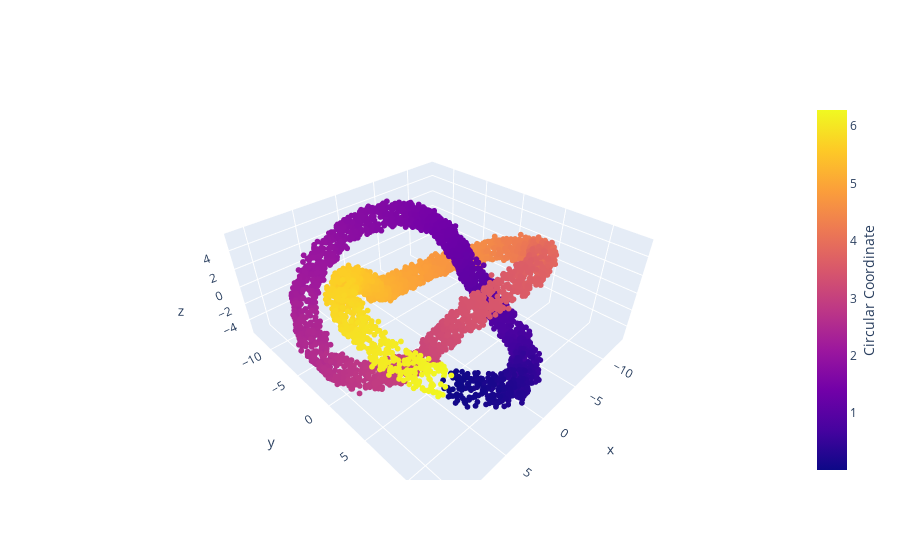

Notebook code for this chart:
### Code cell
# Plot the trefoil knot with points colored by the computed circular coordinate
fig = go.Figure(data=[go.Scatter3d(
    x=data.T[0], y=data.T[1], z=data.T[2], 
    mode ='markers', 
    marker=dict(size = 2 , color = theta, colorscale = 'plasma',
                colorbar=dict( title='Circular Coordinate',
                titleside='right',
                titlefont=dict(size=14),
                len=1,
                y=0.5))
)])

fig.update_layout( scene=dict(aspectmode='data'))
fig.show()

### Figure 1 — Plotly figure (JSON) as saved in the notebook; plotly's stock layout.template omitted (floating-point values rounded to 4 significant figures; data arrays with more than 128 entries replaced by an {"elided": "..."} marker saying what was removed)
{"data": [{"marker": {"color": {"elided": "5000 float values"}, "colorbar": {"len": 1, "title": {"font": {"size": 14}, "side": "right", "text": "Circular Coordinate"}, "y": 0.5}, "colorscale": [[0, "#0d0887"], [0.1111, "#46039f"], [0.2222, "#7201a8"], [0.3333, "#9c179e"], [0.4444, "#bd3786"], [0.5556, "#d8576b"], [0.6667, "#ed7953"], [0.7778, "#fb9f3a"], [0.8889, "#fdca26"], [1, "#f0f921"]], "size": 2}, "mode": "markers", "type": "scatter3d", "x": {"elided": "5000 float values"}, "y": {"elided": "5000 float values"}, "z": {"elided": "5000 float values"}}], "layout": {"scene": {"aspectmode": "data"}}}
